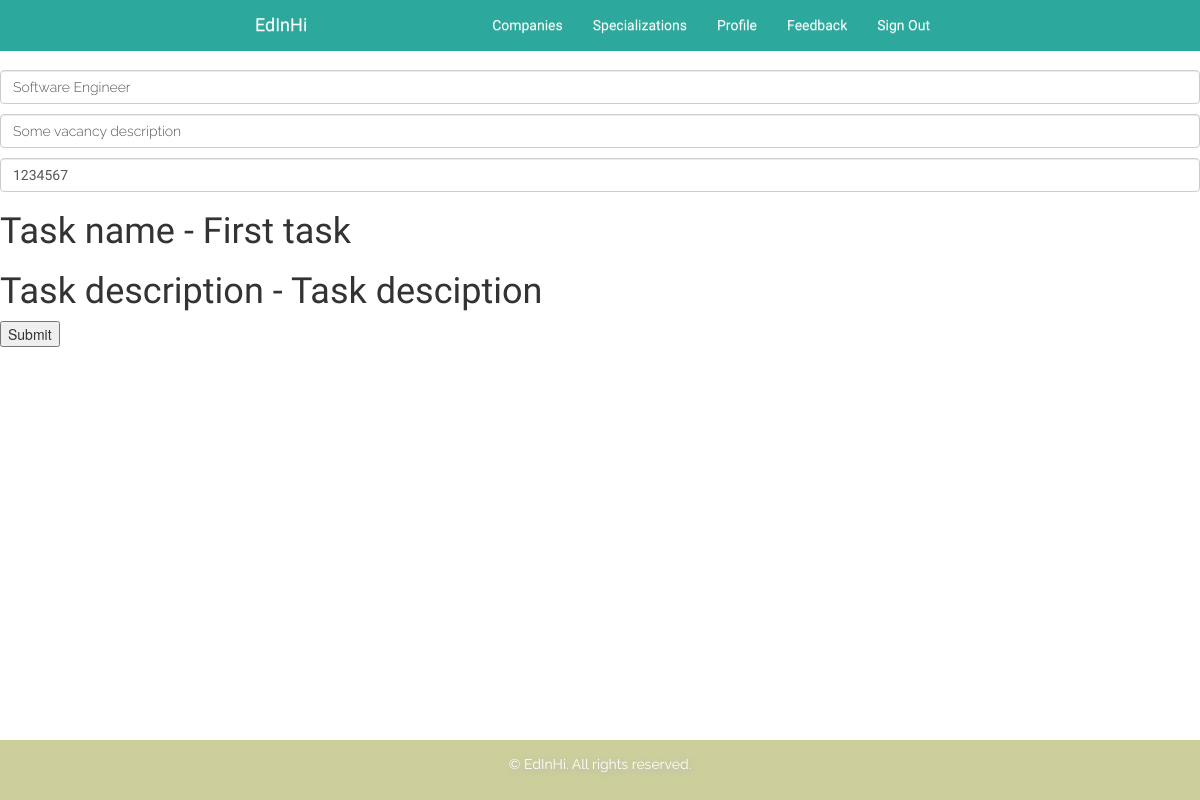
The app's page /company/edit_vacancy/1/ (signed in) with its own data.
### company/models.py (models this page shows)
class Vacancy(models.Model):
    name = models.CharField(max_length=100)
    description = models.TextField()
    salary = models.CharField(max_length=100)
    required_skills = models.ManyToManyField(Skill, blank=True)
    task = models.ManyToManyField(CompanyTask, blank=True)
    wishlist = models.ForeignKey(WishList, blank=True, null=True)

### tasks/models.py (models this page shows)
class CompanyTask(models.Model):
    name = models.CharField(max_length=200)
    comment_to_task = models.TextField()
    description = models.TextField()
    contact_email = models.EmailField()
    phone = models.CharField(max_length=20, null=True, blank=True)
    pub_date = models.DateTimeField('date published', default = timezone.now)

### company/views.py (the view)
# urls.py: url(r'^edit_vacancy/(?P<pk>[0-9]+)/', views.company_edit_vacancy, name='company_edit_vacancy'),
@login_required
def company_edit_vacancy(request, pk):
    vacancy = get_object_or_404(Vacancy, pk=pk)
    form = VacancyForm(request.POST or None, instance=vacancy)
    if form.is_valid():
        form.name = request.POST['name']
        form.description = request.POST['description']
        form.salary = request.POST['salary']
        form.save()
        return redirect('/company')
    return render(request, 'company/company_edit_vacancy.html', {'form': form, 'vacancy': vacancy})

### company/forms.py
class VacancyForm(forms.ModelForm):
    class Meta:
        model = Vacancy
        fields = ("name", "description", "salary")

### company/templates/company/company_edit_vacancy.html (shortened to what this page needs)
{% extends 'main_app/base.html' %}
{% block content %}
    <br><br><br>
    <form method="POST">
        <h4>
            <input name="name" type="text" class="form-control" value="{{ vacancy.name }}">
        </h4>
        <h4>
            <input name="description" type="text" class="form-control" value="{{ vacancy.description }}">
        </h4>
        <h4>
            <input name="salary" type="number" class="form-control" value="{{ vacancy.salary }}">
        </h4>
        {% for each_task in vacancy.task.all %}
            <h1>Task name - {{ each_task.name }}</h1>
            <h1>Task description - {{ each_task.description }}</h1>
        {% endfor %}
        <input type="submit" value="Submit"/>
    </form>
{% endblock %}

### main_app/static/css/main.css (style rules this page uses)
html { position: relative; min-height: 100%; }
html h1, html h2, html h3, html h4, html h5, html h6 { font-family: 'Heebo', sans-serif; font-weight: 300; }
body { margin-bottom: 60px; overflow-x: hidden; }
input[type="text"] { font-family: 'Raleway', sans-serif; }

### records on screen
Vacancy: name "Software Engineer", description "Some vacancy description", salary "1234567"
CompanyTask: name "First task", description "Task desciption"
